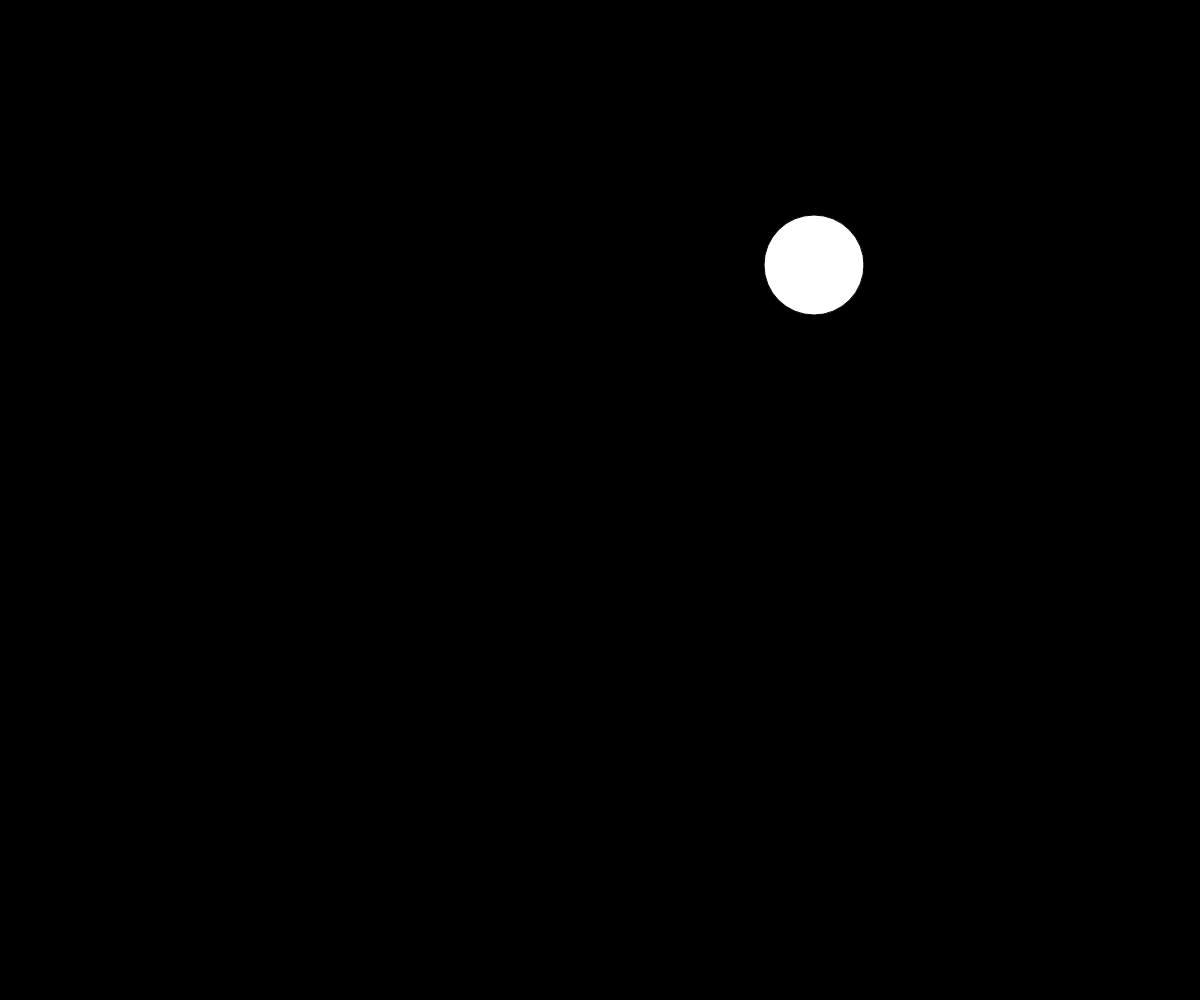
Frame 1 (no input)
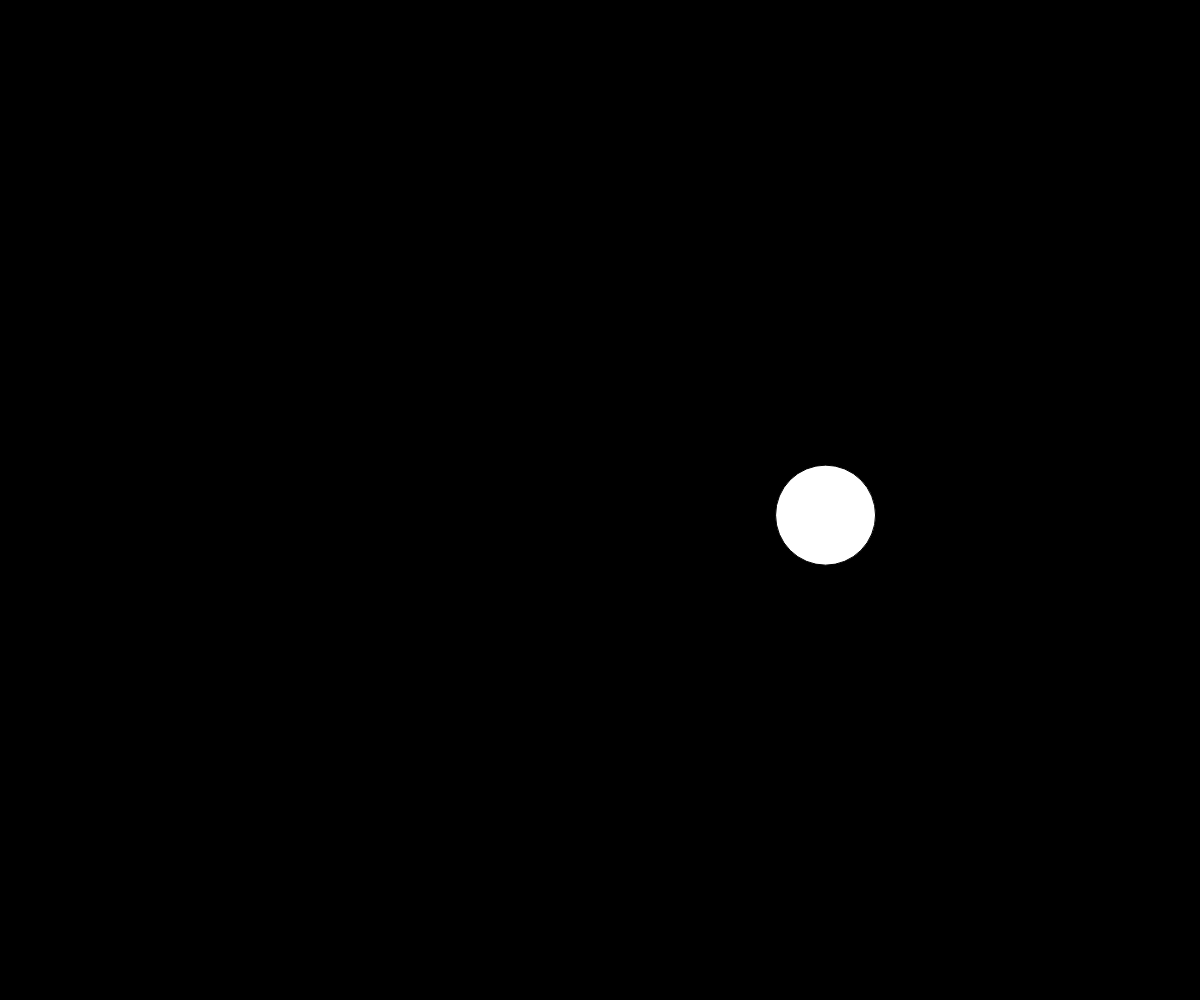
Frame 60 (no input)
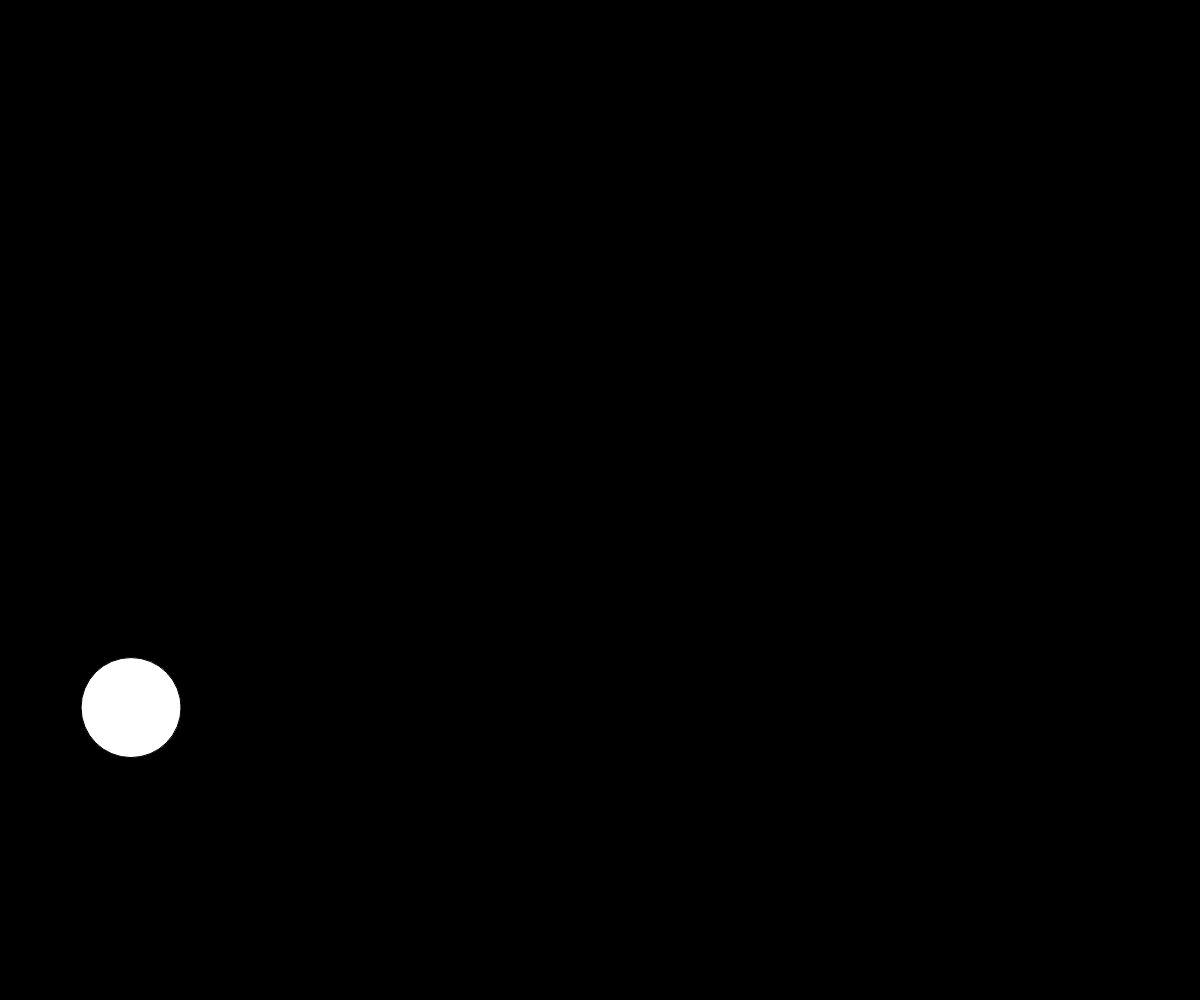
Frame 120 (the mouse pressed at the canvas centre since frame 60)

The p5.js sketch that drew these frames (run headless with seeded random() and noise() and a simulated clock; from frame 60 on, the mouse is pressed at the canvas centre):

// p5.js sketch
// ── sketch.js
var x, y, sx,sy,r = 100;

function setup() {
  createCanvas(windowWidth, windowHeight);
  x = int(random(r, width - r));
  y = int(random(r, height - r));
  sy = random(5, 24);
  sx = random(5, 24);
  
  fill(255);
}

function draw() {
  background(0);
  ellipse(x, y, r);

  if (x >= width - r / 2.0 || x - r / 2.0 <= 0){
    sx = -sx;
  }
  if (y >= height - r / 2.0 || y - r / 2.0 <= 0){
    sy = -sy;
  }
  x += sx;
  y += sy;
}
